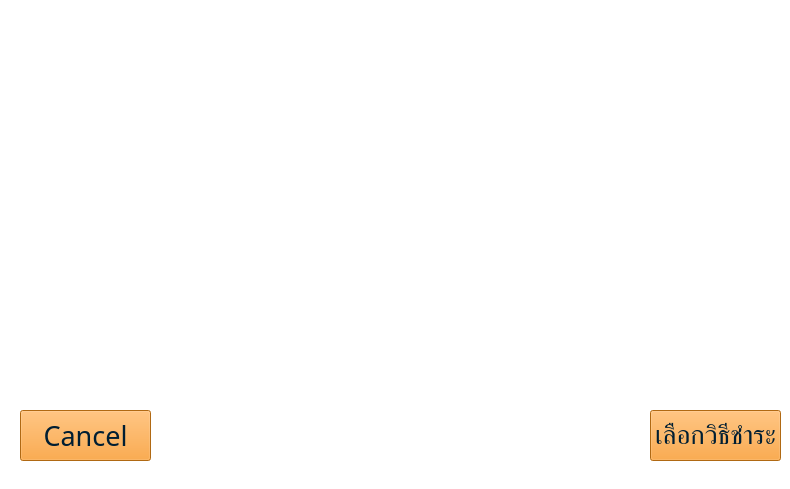
    <widget class="QWidget" name="page_20_Promptpay_1000">
     <property name="styleSheet">
      <string notr="true">background-color: rgb(255, 255, 255);</string>
     </property>
     <widget class="QPushButton" name="cancelButton_page20">
      <property name="geometry">
       <rect>
        <x>20</x>
        <y>410</y>
        <width>131</width>
        <height>51</height>
       </rect>
      </property>
      <property name="font">
       <font>
        <family>supermarket</family>
        <pointsize>20</pointsize>
        <weight>50</weight>
        <bold>false</bold>
       </font>
      </property>
      <property name="styleSheet">
       <string notr="true">color: rgb(0, 30, 50);
background-color: rgb(247, 147, 27);</string>
      </property>
      <property name="text">
       <string>Cancel</string>
      </property>
     </widget>
     <widget class="QPushButton" name="methodButton_page20">
      <property name="geometry">
       <rect>
        <x>650</x>
        <y>410</y>
        <width>131</width>
        <height>51</height>
       </rect>
      </property>
      <property name="font">
       <font>
        <family>supermarket</family>
        <pointsize>20</pointsize>
        <weight>50</weight>
        <bold>false</bold>
       </font>
      </property>
      <property name="styleSheet">
       <string notr="true">color: rgb(0, 30, 50);
background-color: rgb(247, 147, 27);</string>
      </property>
      <property name="text">
       <string>เลือกวิธีชำระ</string>
      </property>
     </widget>
     <widget class="QLabel" name="QRCode1000THB_page20">
      <property name="geometry">
       <rect>
        <x>160</x>
        <y>0</y>
        <width>480</width>
        <height>480</height>
       </rect>
      </property>
      <property name="text">
       <string/>
      </property>
      <property name="pixmap">
       <pixmap resource="resources.qrc">:/assets/images/QR_Code_1000_THB.JPG</pixmap>
      </property>
     </widget>
    </widget>
